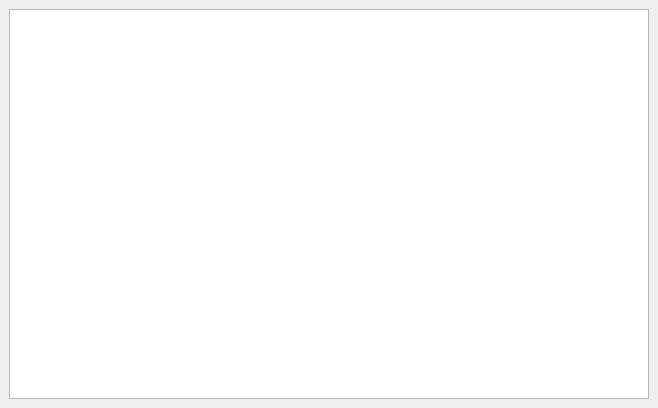
<?xml version="1.0" encoding="UTF-8"?>
<ui version="4.0">
 <class>MainWindow</class>
 <widget class="QMainWindow" name="MainWindow">
  <property name="geometry">
   <rect>
    <x>0</x>
    <y>0</y>
    <width>658</width>
    <height>408</height>
   </rect>
  </property>
  <property name="windowTitle">
   <string>MainWindow</string>
  </property>
  <widget class="QWidget" name="centralwidget">
   <layout class="QGridLayout" name="gridLayout">
    <item row="0" column="0">
     <widget class="QGraphicsView" name="graphicsView"/>
    </item>
   </layout>
  </widget>
 </widget>
 <resources/>
 <connections/>
</ui>
